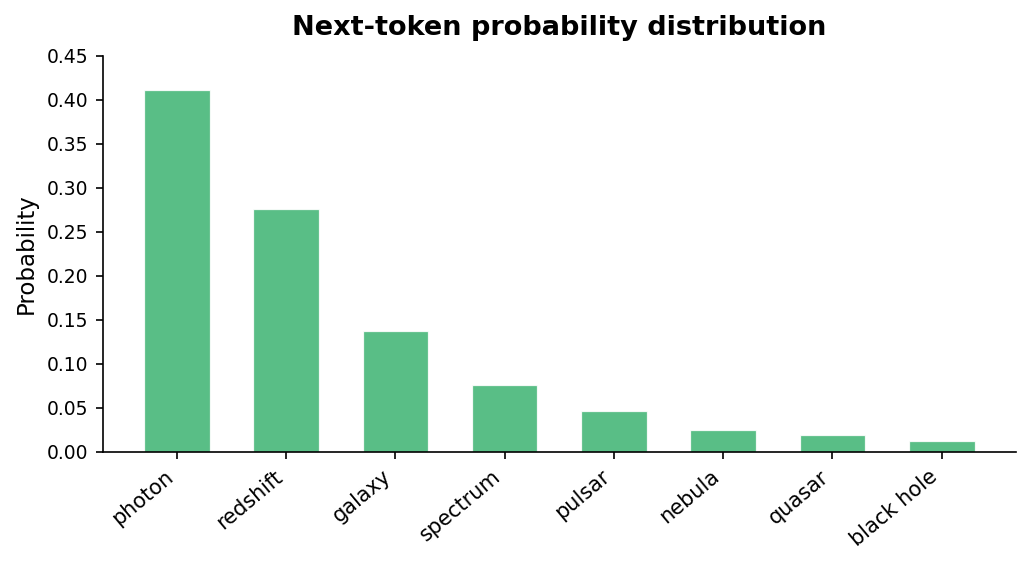

Generate this figure with Python:
import numpy as np
import matplotlib.pyplot as plt

words  = ["photon", "redshift", "galaxy", "spectrum", "pulsar", "nebula", "quasar", "black hole"]
logits = np.array([3.2, 2.8, 2.1, 1.5, 1.0, 0.4, 0.1, -0.3])

T = 1.0
scaled = logits / T
exp_s  = np.exp(scaled - scaled.max())
probs  = exp_s / exp_s.sum()

fig, ax = plt.subplots(figsize=(7, 4))
fig.subplots_adjust(left=0.10, right=0.97, top=0.88, bottom=0.22)

x = np.arange(len(words))
ax.bar(x, probs, color="mediumseagreen", alpha=0.85, width=0.6, edgecolor="white", linewidth=0.6)
ax.set_xticks(x)
ax.set_xticklabels(words, rotation=40, ha="right", fontsize=10)
ax.set_ylabel("Probability", fontsize=11)
ax.set_ylim(0, 0.45)
ax.spines[["top", "right"]].set_visible(False)
ax.tick_params(axis="y", labelsize=9)
ax.set_title("Next-token probability distribution", fontsize=13, fontweight="bold", pad=10)

plt.savefig("fig0_distribution.png", dpi=150, bbox_inches="tight")
print("Saved fig0_distribution.png")
